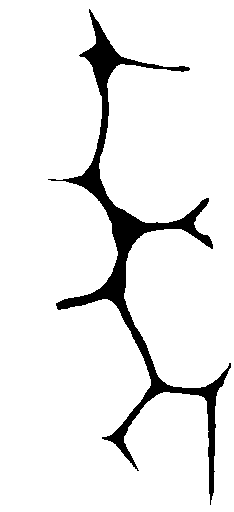
#> input picture newGrids/s8192_1.tif, 234 x 512 px, given in place of s8192_4_scaled.tiff, which was not available
$ python nodalLeftyDiffusion_ABM_mth1_ver2.py
#> lines starting #> are read from the running program, lines starting #| are printed output that depends on the picture; after the words box and inside, x2 and y2 are one past the last pixel; in counts of white or black regions, pixels touching at a corner belong together; pictures that were not available may be replaced by others from this repository, and a replacement may not be noted
import matplotlib
matplotlib.use('Agg')

import matplotlib.pyplot as plt
from matplotlib import cm
import matplotlib.image as img
import numpy as np
from random import randint
import time
import argparse
import os
# import sys
from pathlib import Path
from datetime import datetime
import pandas as pd
# from scipy.stats import gaussian_kde

"""
Agent-based modeling of nodal diffusion in extracellular cavities and interstitial spaces

The molecules will be the agents. So create a class 'protein' with attributes such as - name,
size, diffusion coef, binding affinity, location (x,y), interaction with others,


Once all the agents are created with the attributes,
I can run a temporal simulation in a domain (with or without geometric constraints)
to compute the agent movement in the domain.

I can also store information about the agent location at each time-step to generate motion tracks and
calculate jump distances, diffusivities, localization densities, etc.
"""
class agent(object):
    """docstring for protein.
    This class generates agents with many attributes such as name, location, diffusivity, binding affinity, etc"""

    # [4 lines left out: function __init__, not called in this run]


    # plt.close()
class simulateABM(object):
    """docstring for simulateABM."""

    def __init__(self, steps, gsize, dir, boundDiff = 0.5, recepDens= 200):
        super(simulateABM, self).__init__()
        self.steps = steps
        self.grid=np.ones((gsize[0],gsize[1]))
        self.agents= []
        self.gS=gsize
        self.dir = dir
        self.jumpArr =np.arange(0., 200.0, 0.01)
        self.boundDiff =  boundDiff# in px^2/s - diff coef for bound molecules
        self.boundDist = self.customPDF(self.jumpArr, self.boundDiff)
        self.recepDens= recepDens

    # [25 lines left out: functions drawCircle, getNeighbours, not called in this run]

    def grid2D(self, gsize, gridImg=None, nrw=0):
        # make a grid shaped like a funnel (agents can only move inside the funnel)
        if gridImg is not None:
            self.grid= gridImg
            self.gS = gsize
        else:
            grid=np.zeros((gsize[0],gsize[1]))
            x1,x2=(int(0.45*gsize[0]), int(0.55*gsize[0]))
            y1,y2=(int(0.6*gsize[1]), int(0.8*gsize[1]))
            for x in range(x1,x2):
                grid[x,:]=1
            for y in range(y1, y2):
                addCent = (y/gsize[1] - 0.6)
                x1,x2= (int((0.45-addCent)*gsize[0]), int((0.55+addCent)*gsize[0]))
                grid[x1:x2, y] = 1
            for y in range(y2, int(0.9*gsize[1])):
                grid[:,y]=1
            self.grid = grid
        for n in range(nrw):
            self.getMemPos()
            for a in self.membranePos:
                self.grid[a[0],a[1]] = 0
                self.getNeighbours(a,1)
                for b in self.neighbours: self.grid[b[0],b[1]] = 0

        self.allowedPos = np.argwhere(self.grid)
        maxX = np.max(self.allowedPos[:,0])
        self.oneSidePos=np.array([a for a in self.allowedPos if a[0]==maxX])
        print(f"len of allowedPos is {len(self.allowedPos)}")

        #save grid as .csv and .tiff files
        plt.figure()
        plt.imshow(self.grid.T, origin= "lower")
        plt.savefig(self.dir/"grid.tif")
        plt.close()
        np.savetxt(self.dir/"grid.csv", self.grid, delimiter= ",", fmt='%s')

    def getMemPos(self, dir=None):
        imGradx,imGrady = np.gradient(self.grid)
        imGrad = np.absolute(imGradx)+np.absolute(imGrady)
        self.membranePos=np.argwhere(imGrad)
        if dir is not None:
            self.membranePos_sort=self.membranePos[np.argsort(self.membranePos[:,1])]
            self.memSet = set([tuple(x) for x in self.membranePos_sort])
            showMem = np.zeros((self.gS[0], self.gS[1]))
            for [x,y] in self.membranePos_sort: showMem[x,y] = 100
            plt.figure()
            plt.imshow(showMem.T, origin= "lower")
            plt.savefig(self.dir/"membrane.tif")
        print(f"len of membranePos is {len(self.membranePos)}")

    # define a probability distribution function
    def customPDF(self,r, D=10, tau=0.01):
        # D = 10 mu^2/s, tau = 0.01 s
        # r is jump distance in pixels
        D = D*10**4 # conversion of um^2 to px^2/s
        p= (r/(2*D*tau)) * np.exp(-r**2/(4*D*tau))
        p = p/np.sum(p)
        return p

    # [160 lines left out: functions initialize, update, observe, plotBoundFrac, not called in this run]


if __name__=="__main__":
    print("\n**************************************************** \nStarting the simulation program...")
    t1 = time.time()

    cwdPath=Path(os.path.abspath(os.getcwd()))
    now=datetime.now()
    datetime_str=(now.strftime("%Y%m%d_%H%M%S_"))

    # get user arguments
    parser = argparse.ArgumentParser(description="Available user options.")
    parser.add_argument("-n", "--num", type=int, nargs="+", default=1, help="Number of agents. default=1")
    parser.add_argument("-gS", "--gridSize", type=int, nargs="+", default=[100,100], help="Size of the 2D grid. default=[100,100]")
    parser.add_argument("-st", "--steps", type=int, default=500, help="Number of simulation steps. default=500")
    parser.add_argument("-nrw", "--narrowInterface", type=int, default=5, help="Steps to reduce interface width. default=5")
    parser.add_argument("-slr", "--sailor", type=int, nargs="+", default=0, help="Types of sailor (list). default=0")
    parser.add_argument("-lv", "--live", type=str, default="No", help="Whether to show plots during runtime or not. default=No")
    parser.add_argument("-uImg", "--useImg", type=str, default="No", help="Whether to use given image to make the grid. default=No")
    parser.add_argument("-iName", "--imgName", type=str, default="s8192_4_scaled", help="Name of the image file. default=s8192_4_scaled.tiff")
    parser.add_argument("-parScr", "--parameterScreen", type=str, default="No", help="Whether to perform a parameter screen. default=No")
    parser.add_argument("-parID", "--parameterID", type=int, default=0, help="Row number in the parameter file. default=0")
    options = parser.parse_args()

    n, gS, st, nrw, slr, live, useImg, iName, parScr, parID= (options.num, options.gridSize, options.steps, options.narrowInterface, \
    options.sailor, options.live, options.useImg, options.imgName, options.parameterScreen, options.parameterID)

    recepDens= 200 # default receptor density
    nodBSt=1 # nodal binding threshold
    lefBSt=1 # lefty binding threshold
    nodRT=16 # nodal residence time
    lefRT= 1 # lefty residence time
    freeDiff = 30 # free diffusion coefficient
    boundDiff = 0.5 # bound diffusion coefficient

    if parScr=="Yes":
        parFile= np.genfromtxt(cwdPath/'parFile_20220222.csv', delimiter= ',', skip_header=1, dtype='int')
        parAr = parFile[parID,:]
        BS, nrw, recepDens, rTm = parAr
        nodBSt=BS
        lefBSt=BS
        print(f"nodBSt={nodBSt}, nodRT={nodRT}, lefBSt={lefBSt}, lefRT={lefRT}, nrw={nrw}, recepDens={recepDens}")


    #create result directory
    dirName=str(datetime_str+ f"mth1_{st}steps_grid_{iName}_ID{parID:03d}")
    # dirName=str(datetime_str+ f"unf_oep{st}steps_grid_circle_cells")
    resultPath=cwdPath/'data'/dirName
    resultPath.mkdir(mode=0o777, parents=True, exist_ok=True)
    print(f"Created result directory {dirName} at {time.time() - t1} sec ...")

    #get grid image
    # imageName = "s8192_3_scaled.tiff"
    imageName = f"{iName}.tiff"
    # imageName = "s4096_4_scaled.tiff"
    # imageName = "grid_circle_cells.tif"
    image = np.array(img.imread(cwdPath/"newGrids"/imageName))
#> image: shape (512, 234); 92.6% white; 1 black region, box (x1, y1, x2, y2) and area: (48, 9, 231, 505) 8867
    image = np.where(image ==0, 1, 0)
    image = image[::-1]
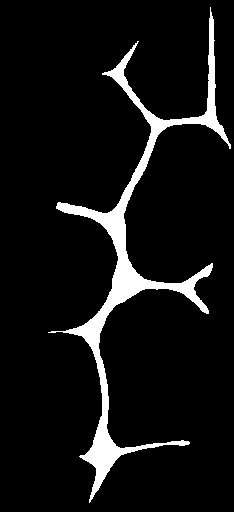
#> image: shape (512, 234) int64; values 0 (black) and 1 (white), 7.4% white; 1 white region, box (x1, y1, x2, y2) and area: (48, 7, 231, 503) 8867
    image = np.transpose(image)
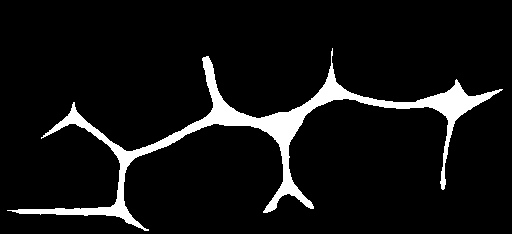
#> image: shape (234, 512) int64; values 0 (black) and 1 (white), 7.4% white; 1 white region, box (x1, y1, x2, y2) and area: (7, 48, 503, 231) 8867


    # run simulations using class simulateABM
    sim = simulateABM(st, gS, resultPath, boundDiff = boundDiff, recepDens=recepDens)
    if useImg=="Yes":
        gS=image.shape[:2]
        sim.grid2D(gS, image, nrw)
    else:
        sim.grid2D(gS, nrw=0)
#> in grid2D, `plt.savefig(self.dir/"grid.tif")`:
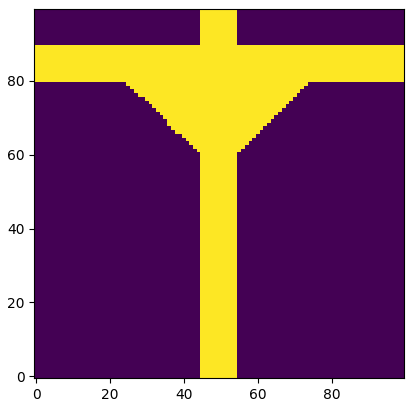
#> figure drawn by matplotlib, 1 panel
    print(f"Created a {gS[0]} by {gS[1]} grid at {time.time() - t1} sec ...")

    sim.getMemPos(resultPath) # detect membrane edges using np.gradient
#> in getMemPos, `plt.savefig(self.dir/"membrane.tif")`:
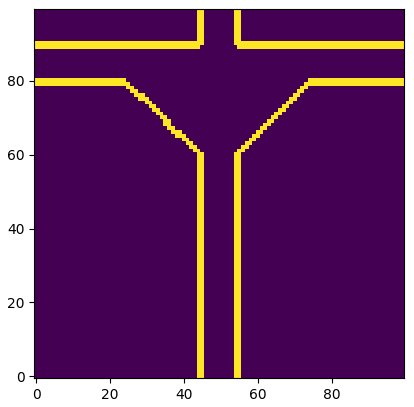
#> figure drawn by matplotlib, 1 panel
#> (the run stopped early here; a loop or call above may not have finished)
